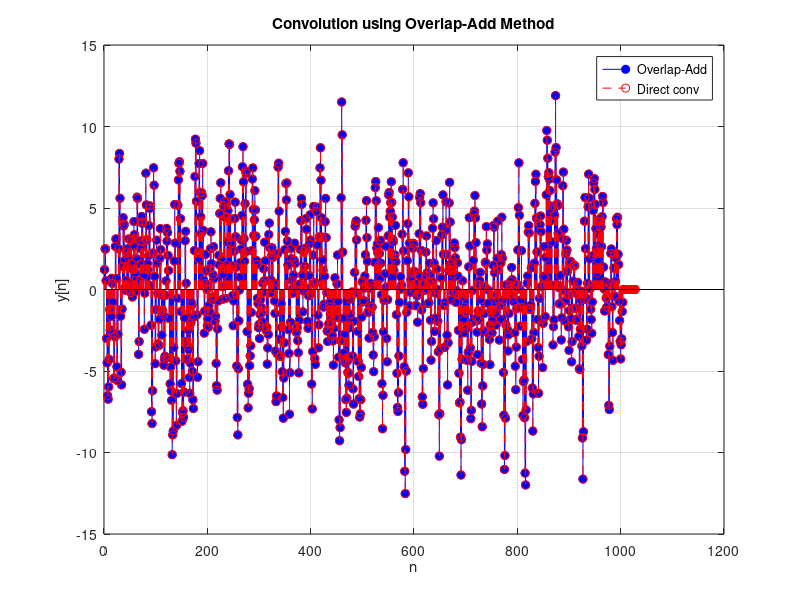

Recreate this plot in MATLAB.
clc; clear; close all;

x = randn(1, 1000);
h = [1 2 3 2 1];

X = length(x);
M = length(h);

L = 128;
N = L + M - 1;

H = fft(h, N);

numBlocks = ceil(X/L);
x = [x zeros(1, numBlocks*L - X)];

y = zeros(1, numBlocks*L + M - 1);

for k = 0:numBlocks-1
    x_block = x(k*L + 1 : k*L + L);
    x_block = [x_block zeros(1, N-L)];
    X_block = fft(x_block, N);
    Y_block = X_block .* H;
    y_block = ifft(Y_block, N);
    y(k*L + 1 : k*L + N) = y(k*L + 1 : k*L + N) + real(y_block);
end

y_direct = conv(x, h);

disp('Output using Overlap-Add:');
disp(y);

disp('Direct Convolution (conv):');
disp(y_direct);

figure;
stem(y,'b','filled'); hold on;
stem(y_direct,'r--');
legend('Overlap-Add','Direct conv');
xlabel('n'); ylabel('y[n]');
title('Convolution using Overlap-Add Method');
grid on;
